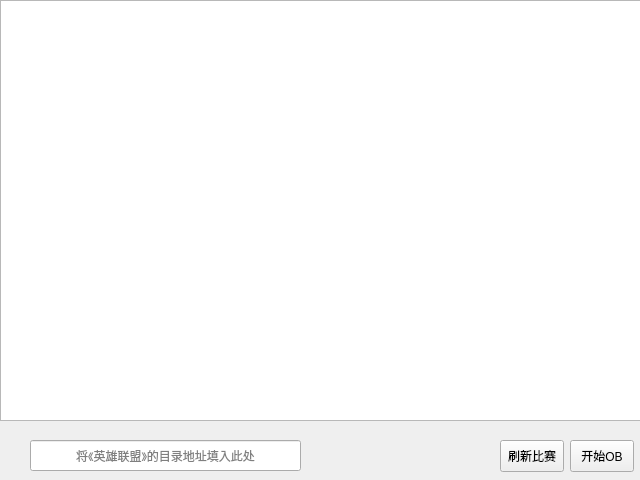
<?xml version="1.0" encoding="UTF-8"?>
<ui version="4.0">
 <class>KrOB</class>
 <widget class="QMainWindow" name="KrOB">
  <property name="geometry">
   <rect>
    <x>0</x>
    <y>0</y>
    <width>640</width>
    <height>480</height>
   </rect>
  </property>
  <property name="windowTitle">
   <string>KrOB - OP.GG国服客户端助手 0.1Alpha by shpkng.com</string>
  </property>
  <widget class="QWidget" name="centralwidget">
   <widget class="QPushButton" name="startButton">
    <property name="geometry">
     <rect>
      <x>570</x>
      <y>440</y>
      <width>64</width>
      <height>32</height>
     </rect>
    </property>
    <property name="text">
     <string>开始OB</string>
    </property>
   </widget>
   <widget class="QPushButton" name="flushButton">
    <property name="geometry">
     <rect>
      <x>500</x>
      <y>440</y>
      <width>64</width>
      <height>32</height>
     </rect>
    </property>
    <property name="text">
     <string>刷新比赛</string>
    </property>
   </widget>
   <widget class="QListWidget" name="table">
    <property name="geometry">
     <rect>
      <x>0</x>
      <y>0</y>
      <width>641</width>
      <height>421</height>
     </rect>
    </property>
   </widget>
   <widget class="QLineEdit" name="path">
    <property name="geometry">
     <rect>
      <x>30</x>
      <y>440</y>
      <width>271</width>
      <height>31</height>
     </rect>
    </property>
    <property name="text">
     <string/>
    </property>
    <property name="alignment">
     <set>Qt::AlignCenter</set>
    </property>
    <property name="dragEnabled">
     <bool>false</bool>
    </property>
    <property name="readOnly">
     <bool>false</bool>
    </property>
    <property name="placeholderText">
     <string>将《英雄联盟》的目录地址填入此处</string>
    </property>
   </widget>
   <zorder>flushButton</zorder>
   <zorder>startButton</zorder>
   <zorder>table</zorder>
   <zorder>path</zorder>
  </widget>
 </widget>
 <resources/>
 <connections/>
</ui>
